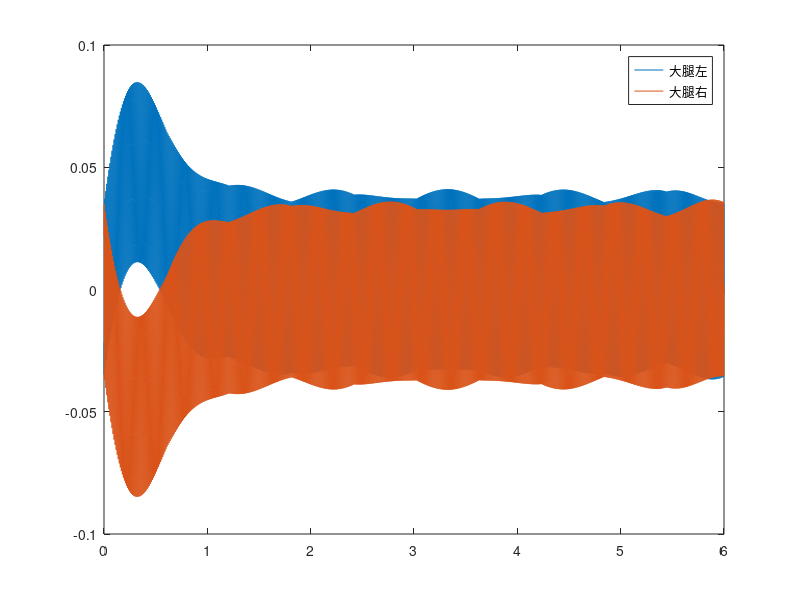

This figure's MATLAB source:
clc ;
clear all;
for time = 1:1:6000
%% 
% f = 0.4542*sin(0.001478*time + 3.329) + 0.07928*sin(0.008521*time - 5.351) + 0.04335*sin(0.01039*time + 2.528) + 0.00121*sin(0.02325*time - 4.996);
f1 = 0.4055*sin(0.002048*time+3.294) + 0.08196*sin(0.009372*time-5.768) + 0.05592*sin(0.01058*time+2.668) + 0.0007577*sin(0.02483*time-5.358);
f2 =(1.735)*sin((0.0003931)*time+0.178) + (0.3171)*sin((0.007188)*time-2.118)+ (0.1912)*sin((0.008898)*time+6.056) + (0.002511)*sin((0.02409)*time-1.883) ;
%%     
y1 = -0.3763 + 0.02922*cos(time*0.006283) - 0.2967*sin(time*0.006283) - 0.04455*cos(2*time*0.006283) - 0.1473*sin(2*time*0.006283) - 0.02613*cos(3*time*0.006283) - 0.07021*sin(3*time*0.006283) - 0.001995*cos(4*time*0.006283) - 0.01547*sin(4*time*0.006283) + 0.003288*cos(5*time*0.006283) + 0.01022*sin(5*time*0.006283) + 0.0003109*cos(6*time*0.006283) + 0.01002*sin(6*time*0.006283) - 6.109e-05*cos(7*time*0.006283) + 0.001559*sin(7*time*0.006283);
 
y2 = -0.3763 + (-0.02922)*cos(time*0.006283) + 0.2967*sin(time*0.006283)- 0.04455*cos(2*time*0.006283) - 0.1473*sin(2*time*0.006283) + 0.02613*cos(3*time*0.006283) + 0.07021*sin(3*time*0.006283)- 0.001995*cos(4*time*0.006283) - 0.01547*sin(4*time*0.006283)- 0.003288*cos(5*time*0.006283) - 0.01022*sin(5*time*0.006283) + 0.0003109*cos(6*time*0.006283) + 0.01002*sin(6*time*0.006283) + 6.109e-05*cos(7*time*0.006283) - 0.001559*sin(7*time*0.006283);

y3 =  0.7512 - 0.003046*cos(time*0.006284) + 0.09686*sin(time*0.006284)- 0.2228*cos(2*time*0.006284) - 0.0343*sin(2*time*0.006284)+ 0.03037*cos(3*time*0.006284) - 0.1355*sin(3*time*0.006284)+ 0.02802*cos(4*time*0.006284) + 0.007148*sin(4*time*0.006284)+ 0.007888*cos(5*time*0.006284) - 0.02134*sin(5*time*0.006284)+ 0.01843*cos(6*time*0.006284) + 0.007566*sin(6*time*0.006284)- 0.001304*cos(7*time*0.006284) + 0.001711*sin(7*time*0.006284);

y4 = 0.7491 - 0.0007526*cos(time*0.006289) - 0.09576*sin(time*0.006289)- 0.2257*cos(2*time*0.006289) - 0.03221*sin(2*time*0.006289)- 0.03735*cos(3*time*0.006289) + 0.1362*sin(3*time*0.006289)+ 0.02572*cos(4*time*0.006289) + 0.01448*sin(4*time*0.006289)- 0.009134*cos(5*time*0.006289) + 0.02283*sin(5*time*0.006289)+ 0.01706*cos(6*time*0.006289) + 0.01282*sin(6*time*0.006289)+ 0.002057*cos(7*time*0.006289) - 1.586e-06*sin(7*time*0.006289) ;

y5 = -0.3753 - 0.02211*cos(time*0.006283) - 0.2981*sin(time*0.006283)-0.05193*cos(2*time*0.006283) + 0.1448*sin(2*time*0.006283)+0.03156*cos(3*time*0.006283) - 0.06783*sin(3*time*0.006283)-0.003746*cos(4*time*0.006283) + 0.01506*sin(4*time*0.006283)-0.004526*cos(5*time*0.006283) + 0.009654*sin(5*time*0.006283)+0.001914*cos(6*time*0.006283) - 0.009814*sin(6*time*0.006283)-0.0002964*cos(7*time*0.006283) + 0.001515*sin(7*time*0.006283);

y6 = -0.3753 + 0.02211*cos(time*0.006284) + 0.2981*sin(time*0.006284)- 0.05193*cos(2*time*0.006284) + 0.1448*sin(2*time*0.006284)- 0.03156*cos(3*time*0.006284) + 0.06783*sin(3*time*0.006284)- 0.003746*cos(4*time*0.006284) + 0.01506*sin(4*time*0.006284)+ 0.009654*cos(5*time*0.006284) - 0.009717*sin(5*time*0.006284)+ 0.001914*cos(6*time*0.006284) - 0.009814*sin(6*time*0.006284)+ 0.0002964*cos(7*time*0.006284) - 0.001515*sin(7*time*0.006284) ;

r1 = -0.0150 - 0.02888*cos(time*0.0007841) + 0.02339*sin(time*0.0007841)- 0.01343*cos(2*time*0.0007841) + 0.03729*sin(2*time*0.0007841)+ 0.003702*cos(3*time*0.0007841) + 0.03757*sin(3*time*0.0007841)+ 0.01505*cos(4*time*0.0007841) + 0.0273*sin(4*time*0.0007841)+ 0.01748*cos(5*time*0.0007841) + 0.01373*sin(5*time*0.0007841)+ 0.01312*cos(6*time*0.0007841) + 0.003324*sin(6*time*0.0007841)+ 0.006725*cos(7*time*0.0007841) - 0.001604*sin(7*time*0.0007841)+ 0.0007926*cos(8*time*0.0007841) - 0.0368*sin(8*time*0.07841);
r2 = -r1;
q(0+time,1:8) = [y1 y2 y3 y4 y5 y6 r1 r2];
r3 = -0.0150 - 0.02888*cos(time*0.07841) + 0.02339*sin(time*0.07841)- 0.01343*cos(2*time*0.07841) + 0.03729*sin(2*time*0.07841)+ 0.003702*cos(3*time*0.07841) + 0.03757*sin(3*time*0.07841)+ 0.01505*cos(4*time*0.07841) + 0.0273*sin(4*time*0.07841)+ 0.01748*cos(5*time*0.07841) + 0.01373*sin(5*time*0.07841)+ 0.01312*cos(6*time*0.07841) + 0.003324*sin(6*time*0.07841)+ 0.006725*cos(7*time*0.07841) - 0.001604*sin(7*time*0.07841)+ 0.0007926*cos(8*time*0.07841) - 0.0368*sin(8*time*0.07841);
r4 = -0.00789 + 0.01229*cos(time*0.0007897) - 0.01167*sin(time*0.0007897) +0.00665*cos(2*time*0.07897) - 0.01923*sin(2*time*0.0007897) +4.813e-06*cos(3*time*0.07897) - 0.02073*sin(3*time*0.07897) -0.004896*cos(4*time*0.07897) - 0.01719*sin(4*time*0.07897) -0.006562*cos(5*time*0.07897) - 0.01154*sin(5*time*0.07897) -0.005403*cos(6*time*0.07897) - 0.00665*sin(6*time*0.07897) -0.002967*cos(7*time*0.07897) - 0.004271*sin(7*time*0.07897) -0.00569*cos(8*time*0.07897) + 0.03004*sin(8*time*0.07897);

end
x=0.001:0.001:6;
% figure(1)
% plot(x ,q(1:6000,1),x,q(1:6000,2))
% legend('大腿左','大腿右')
% 
% 
% 
% % figure(2)
% % plot(x ,q(1:6000,3),x,q(1:6000,4))
% % legend('大腿左','大腿右')
% % figure(3)
% % plot(x ,q(1:6000,5),x,q(1:6000,6))
% % legend('大腿左','大腿右')
figure(4)
plot(x ,q(1:6000,7),x,q(1:6000,8))
legend('大腿左','大腿右')